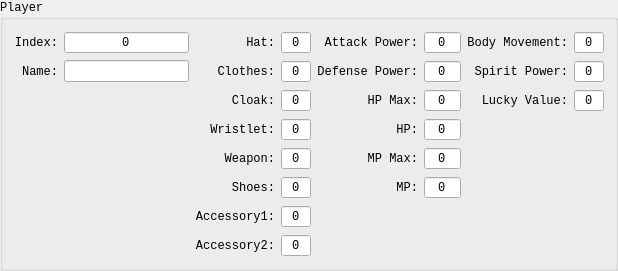
    <widget class="QGroupBox" name="playerBox">
     <property name="font">
      <font>
       <family>Consolas</family>
      </font>
     </property>
     <property name="title">
      <string>Player</string>
     </property>
     <layout class="QGridLayout" name="gridLayout">
      <item row="0" column="5">
       <widget class="QSpinBox" name="playerAttackPower">
        <property name="font">
         <font>
          <family>Consolas</family>
         </font>
        </property>
        <property name="alignment">
         <set>Qt::AlignCenter</set>
        </property>
        <property name="buttonSymbols">
         <enum>QAbstractSpinBox::NoButtons</enum>
        </property>
        <property name="maximum">
         <number>999</number>
        </property>
       </widget>
      </item>
      <item row="0" column="8">
       <widget class="QLabel" name="playerBodyMovementLbl">
        <property name="font">
         <font>
          <family>Consolas</family>
         </font>
        </property>
        <property name="text">
         <string>Body Movement:</string>
        </property>
        <property name="alignment">
         <set>Qt::AlignRight|Qt::AlignTrailing|Qt::AlignVCenter</set>
        </property>
       </widget>
      </item>
      <item row="6" column="3">
       <widget class="QSpinBox" name="playerAccessory1">
        <property name="font">
         <font>
          <family>Consolas</family>
         </font>
        </property>
        <property name="alignment">
         <set>Qt::AlignCenter</set>
        </property>
        <property name="buttonSymbols">
         <enum>QAbstractSpinBox::NoButtons</enum>
        </property>
       </widget>
      </item>
      <item row="0" column="3">
       <widget class="QSpinBox" name="playerHat">
        <property name="font">
         <font>
          <family>Consolas</family>
         </font>
        </property>
        <property name="alignment">
         <set>Qt::AlignCenter</set>
        </property>
        <property name="buttonSymbols">
         <enum>QAbstractSpinBox::NoButtons</enum>
        </property>
       </widget>
      </item>
      <item row="1" column="4">
       <widget class="QLabel" name="playerDefensePowerLbl">
        <property name="font">
         <font>
          <family>Consolas</family>
         </font>
        </property>
        <property name="text">
         <string>Defense Power:</string>
        </property>
        <property name="alignment">
         <set>Qt::AlignRight|Qt::AlignTrailing|Qt::AlignVCenter</set>
        </property>
       </widget>
      </item>
      <item row="6" column="2">
       <widget class="QLabel" name="playerAccessory1Lbl">
        <property name="font">
         <font>
          <family>Consolas</family>
         </font>
        </property>
        <property name="text">
         <string>Accessory1:</string>
        </property>
        <property name="alignment">
         <set>Qt::AlignRight|Qt::AlignTrailing|Qt::AlignVCenter</set>
        </property>
       </widget>
      </item>
      <item row="5" column="3">
       <widget class="QSpinBox" name="playerShoes">
        <property name="font">
         <font>
          <family>Consolas</family>
         </font>
        </property>
        <property name="alignment">
         <set>Qt::AlignCenter</set>
        </property>
        <property name="buttonSymbols">
         <enum>QAbstractSpinBox::NoButtons</enum>
        </property>
       </widget>
      </item>
      <item row="0" column="4">
       <widget class="QLabel" name="playerAttackPowerLbl">
        <property name="font">
         <font>
          <family>Consolas</family>
         </font>
        </property>
        <property name="text">
         <string>Attack Power:</string>
        </property>
        <property name="alignment">
         <set>Qt::AlignRight|Qt::AlignTrailing|Qt::AlignVCenter</set>
        </property>
       </widget>
      </item>
      <item row="0" column="1">
       <widget class="QSpinBox" name="playerIdx">
        <property name="font">
         <font>
          <family>Consolas</family>
         </font>
        </property>
        <property name="alignment">
         <set>Qt::AlignCenter</set>
        </property>
        <property name="buttonSymbols">
         <enum>QAbstractSpinBox::NoButtons</enum>
        </property>
       </widget>
      </item>
      <item row="1" column="2">
       <widget class="QLabel" name="playerClothesLbl">
        <property name="font">
         <font>
          <family>Consolas</family>
         </font>
        </property>
        <property name="text">
         <string>Clothes:</string>
        </property>
        <property name="alignment">
         <set>Qt::AlignRight|Qt::AlignTrailing|Qt::AlignVCenter</set>
        </property>
       </widget>
      </item>
      <item row="2" column="3">
       <widget class="QSpinBox" name="playerCloak">
        <property name="font">
         <font>
          <family>Consolas</family>
         </font>
        </property>
        <property name="alignment">
         <set>Qt::AlignCenter</set>
        </property>
        <property name="buttonSymbols">
         <enum>QAbstractSpinBox::NoButtons</enum>
        </property>
       </widget>
      </item>
      <item row="0" column="9">
       <widget class="QSpinBox" name="playerBodyMovement">
        <property name="font">
         <font>
          <family>Consolas</family>
         </font>
        </property>
        <property name="alignment">
         <set>Qt::AlignCenter</set>
        </property>
        <property name="buttonSymbols">
         <enum>QAbstractSpinBox::NoButtons</enum>
        </property>
       </widget>
      </item>
      <item row="4" column="3">
       <widget class="QSpinBox" name="playerWeapon">
        <property name="font">
         <font>
          <family>Consolas</family>
         </font>
        </property>
        <property name="alignment">
         <set>Qt::AlignCenter</set>
        </property>
        <property name="buttonSymbols">
         <enum>QAbstractSpinBox::NoButtons</enum>
        </property>
       </widget>
      </item>
      <item row="1" column="3">
       <widget class="QSpinBox" name="playerClothes">
        <property name="font">
         <font>
          <family>Consolas</family>
         </font>
        </property>
        <property name="alignment">
         <set>Qt::AlignCenter</set>
        </property>
        <property name="buttonSymbols">
         <enum>QAbstractSpinBox::NoButtons</enum>
        </property>
       </widget>
      </item>
      <item row="3" column="3">
       <widget class="QSpinBox" name="playerWristlet">
        <property name="font">
         <font>
          <family>Consolas</family>
         </font>
        </property>
        <property name="alignment">
         <set>Qt::AlignCenter</set>
        </property>
        <property name="buttonSymbols">
         <enum>QAbstractSpinBox::NoButtons</enum>
        </property>
       </widget>
      </item>
      <item row="0" column="0">
       <widget class="QLabel" name="playerIdxLbl">
        <property name="font">
         <font>
          <family>Consolas</family>
         </font>
        </property>
        <property name="text">
         <string>Index:</string>
        </property>
        <property name="alignment">
         <set>Qt::AlignRight|Qt::AlignTrailing|Qt::AlignVCenter</set>
        </property>
       </widget>
      </item>
      <item row="0" column="2">
       <widget class="QLabel" name="playerHatLbl">
        <property name="font">
         <font>
          <family>Consolas</family>
         </font>
        </property>
        <property name="text">
         <string>Hat:</string>
        </property>
        <property name="alignment">
         <set>Qt::AlignRight|Qt::AlignTrailing|Qt::AlignVCenter</set>
        </property>
       </widget>
      </item>
      <item row="5" column="2">
       <widget class="QLabel" name="playerShoesLbl">
        <property name="font">
         <font>
          <family>Consolas</family>
         </font>
        </property>
        <property name="text">
         <string>Shoes:</string>
        </property>
        <property name="alignment">
         <set>Qt::AlignRight|Qt::AlignTrailing|Qt::AlignVCenter</set>
        </property>
       </widget>
      </item>
      <item row="4" column="2">
       <widget class="QLabel" name="playerWeaponLbl">
        <property name="font">
         <font>
          <family>Consolas</family>
         </font>
        </property>
        <property name="text">
         <string>Weapon:</string>
        </property>
        <property name="alignment">
         <set>Qt::AlignRight|Qt::AlignTrailing|Qt::AlignVCenter</set>
        </property>
       </widget>
      </item>
      <item row="2" column="2">
       <widget class="QLabel" name="playerCloakLbl">
        <property name="font">
         <font>
          <family>Consolas</family>
         </font>
        </property>
        <property name="text">
         <string>Cloak:</string>
        </property>
        <property name="alignment">
         <set>Qt::AlignRight|Qt::AlignTrailing|Qt::AlignVCenter</set>
        </property>
       </widget>
      </item>
      <item row="1" column="5">
       <widget class="QSpinBox" name="playerDefensePower">
        <property name="font">
         <font>
          <family>Consolas</family>
         </font>
        </property>
        <property name="alignment">
         <set>Qt::AlignCenter</set>
        </property>
        <property name="buttonSymbols">
         <enum>QAbstractSpinBox::NoButtons</enum>
        </property>
        <property name="maximum">
         <number>999</number>
        </property>
       </widget>
      </item>
      <item row="3" column="2">
       <widget class="QLabel" name="playerWristletLbl">
        <property name="font">
         <font>
          <family>Consolas</family>
         </font>
        </property>
        <property name="text">
         <string>Wristlet:</string>
        </property>
        <property name="alignment">
         <set>Qt::AlignRight|Qt::AlignTrailing|Qt::AlignVCenter</set>
        </property>
       </widget>
      </item>
      <item row="7" column="2">
       <widget class="QLabel" name="playerAccessory2Lbl">
        <property name="font">
         <font>
          <family>Consolas</family>
         </font>
        </property>
        <property name="text">
         <string>Accessory2:</string>
        </property>
        <property name="alignment">
         <set>Qt::AlignRight|Qt::AlignTrailing|Qt::AlignVCenter</set>
        </property>
       </widget>
      </item>
      <item row="7" column="3">
       <widget class="QSpinBox" name="playerAccessory2">
        <property name="font">
         <font>
          <family>Consolas</family>
         </font>
        </property>
        <property name="alignment">
         <set>Qt::AlignCenter</set>
        </property>
        <property name="buttonSymbols">
         <enum>QAbstractSpinBox::NoButtons</enum>
        </property>
       </widget>
      </item>
      <item row="1" column="0">
       <widget class="QLabel" name="playerNameLbl">
        <property name="font">
         <font>
          <family>Consolas</family>
         </font>
        </property>
        <property name="text">
         <string>Name:</string>
        </property>
        <property name="alignment">
         <set>Qt::AlignRight|Qt::AlignTrailing|Qt::AlignVCenter</set>
        </property>
       </widget>
      </item>
      <item row="1" column="1">
       <widget class="QLineEdit" name="playerName">
        <property name="sizePolicy">
         <sizepolicy hsizetype="Minimum" vsizetype="Fixed">
          <horstretch>0</horstretch>
          <verstretch>0</verstretch>
         </sizepolicy>
        </property>
        <property name="font">
         <font>
          <family>Consolas</family>
         </font>
        </property>
        <property name="alignment">
         <set>Qt::AlignCenter</set>
        </property>
       </widget>
      </item>
      <item row="2" column="4">
       <widget class="QLabel" name="playerHpMaxLbl">
        <property name="font">
         <font>
          <family>Consolas</family>
         </font>
        </property>
        <property name="text">
         <string>HP Max:</string>
        </property>
        <property name="alignment">
         <set>Qt::AlignRight|Qt::AlignTrailing|Qt::AlignVCenter</set>
        </property>
       </widget>
      </item>
      <item row="2" column="5">
       <widget class="QSpinBox" name="playerHpMax">
        <property name="font">
         <font>
          <family>Consolas</family>
         </font>
        </property>
        <property name="alignment">
         <set>Qt::AlignCenter</set>
        </property>
        <property name="buttonSymbols">
         <enum>QAbstractSpinBox::NoButtons</enum>
        </property>
        <property name="maximum">
         <number>999</number>
        </property>
       </widget>
      </item>
      <item row="3" column="4">
       <widget class="QLabel" name="playerHpLbl">
        <property name="font">
         <font>
          <family>Consolas</family>
         </font>
        </property>
        <property name="text">
         <string>HP:</string>
        </property>
        <property name="alignment">
         <set>Qt::AlignRight|Qt::AlignTrailing|Qt::AlignVCenter</set>
        </property>
       </widget>
      </item>
      <item row="3" column="5">
       <widget class="QSpinBox" name="playerHp">
        <property name="font">
         <font>
          <family>Consolas</family>
         </font>
        </property>
        <property name="alignment">
         <set>Qt::AlignCenter</set>
        </property>
        <property name="buttonSymbols">
         <enum>QAbstractSpinBox::NoButtons</enum>
        </property>
        <property name="maximum">
         <number>999</number>
        </property>
       </widget>
      </item>
      <item row="4" column="4">
       <widget class="QLabel" name="playerMpMaxLbl">
        <property name="font">
         <font>
          <family>Consolas</family>
         </font>
        </property>
        <property name="text">
         <string>MP Max:</string>
        </property>
        <property name="alignment">
         <set>Qt::AlignRight|Qt::AlignTrailing|Qt::AlignVCenter</set>
        </property>
       </widget>
      </item>
      <item row="4" column="5">
       <widget class="QSpinBox" name="playerMpMax">
        <property name="font">
         <font>
          <family>Consolas</family>
         </font>
        </property>
        <property name="alignment">
         <set>Qt::AlignCenter</set>
        </property>
        <property name="buttonSymbols">
         <enum>QAbstractSpinBox::NoButtons</enum>
        </property>
        <property name="maximum">
         <number>999</number>
        </property>
       </widget>
      </item>
      <item row="5" column="4">
       <widget class="QLabel" name="playerMpLbl">
        <property name="font">
         <font>
          <family>Consolas</family>
         </font>
        </property>
        <property name="text">
         <string>MP:</string>
        </property>
        <property name="alignment">
         <set>Qt::AlignRight|Qt::AlignTrailing|Qt::AlignVCenter</set>
        </property>
       </widget>
      </item>
      <item row="5" column="5">
       <widget class="QSpinBox" name="playerMp">
        <property name="font">
         <font>
          <family>Consolas</family>
         </font>
        </property>
        <property name="alignment">
         <set>Qt::AlignCenter</set>
        </property>
        <property name="buttonSymbols">
         <enum>QAbstractSpinBox::NoButtons</enum>
        </property>
        <property name="maximum">
         <number>999</number>
        </property>
       </widget>
      </item>
      <item row="1" column="8">
       <widget class="QLabel" name="playerSpiritPowerLbl">
        <property name="font">
         <font>
          <family>Consolas</family>
         </font>
        </property>
        <property name="text">
         <string>Spirit Power:</string>
        </property>
        <property name="alignment">
         <set>Qt::AlignRight|Qt::AlignTrailing|Qt::AlignVCenter</set>
        </property>
       </widget>
      </item>
      <item row="1" column="9">
       <widget class="QSpinBox" name="playerSpiritPower">
        <property name="font">
         <font>
          <family>Consolas</family>
         </font>
        </property>
        <property name="alignment">
         <set>Qt::AlignCenter</set>
        </property>
        <property name="buttonSymbols">
         <enum>QAbstractSpinBox::NoButtons</enum>
        </property>
       </widget>
      </item>
      <item row="2" column="8">
       <widget class="QLabel" name="playerLuckyValueLbl">
        <property name="font">
         <font>
          <family>Consolas</family>
         </font>
        </property>
        <property name="text">
         <string>Lucky Value:</string>
        </property>
        <property name="alignment">
         <set>Qt::AlignRight|Qt::AlignTrailing|Qt::AlignVCenter</set>
        </property>
       </widget>
      </item>
      <item row="2" column="9">
       <widget class="QSpinBox" name="playerLuckyValue">
        <property name="font">
         <font>
          <family>Consolas</family>
         </font>
        </property>
        <property name="alignment">
         <set>Qt::AlignCenter</set>
        </property>
        <property name="buttonSymbols">
         <enum>QAbstractSpinBox::NoButtons</enum>
        </property>
       </widget>
      </item>
     </layout>
    </widget>
